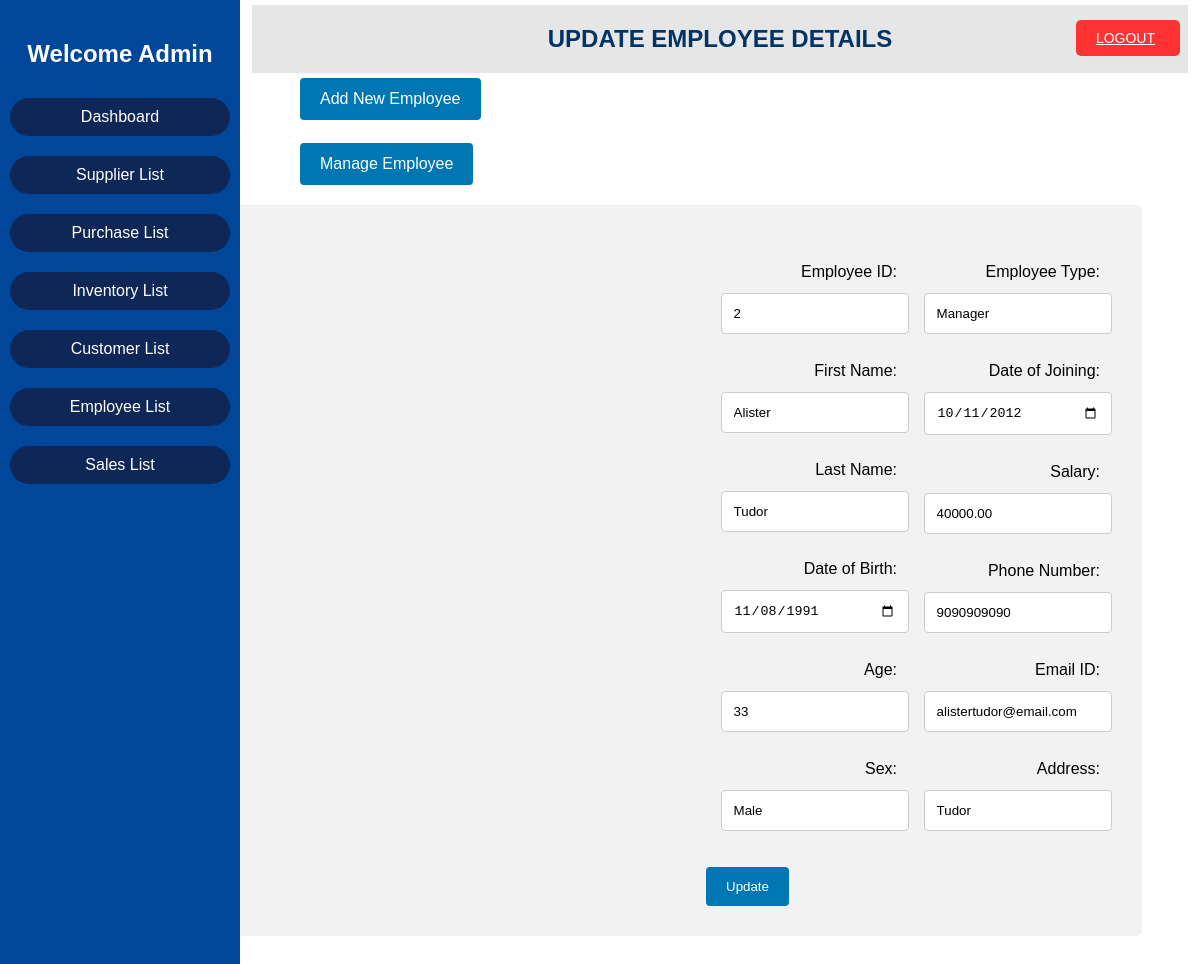
The page /employee-update.php?id=2 on the database its author committed.
### tables this page shows
CREATE TABLE `employee` (
  `E_ID` decimal(7,0) NOT NULL,
  `E_FNAME` varchar(30) NOT NULL,
  `E_LNAME` varchar(30) DEFAULT NULL,
  `BDATE` date NOT NULL,
  `E_AGE` int(11) NOT NULL,
  `E_SEX` varchar(6) NOT NULL,
  `E_TYPE` varchar(20) NOT NULL,
  `E_JDATE` date NOT NULL,
  `E_SAL` decimal(8,2) NOT NULL,
  `E_PHNO` decimal(10,0) NOT NULL,
  `E_MAIL` varchar(40) DEFAULT NULL,
  `E_ADD` varchar(40) DEFAULT NULL
);

### employee-update.php (the view, shortened to what this page needs)
<?php
		include "config.php";
		if(isset($_GET['id']))
		{
			$id=$_GET['id'];
			$qry1="SELECT * FROM employee WHERE e_id='$id'";
			$result = $conn->query($qry1);
			$row = $result -> fetch_row();
		}
?>
<!DOCTYPE html>
<html>
<head>
    <link rel="stylesheet" type="text/css" href="adminpanel.css">
    <link rel="stylesheet" type="text/css" href="table1.css">
    <link rel="stylesheet" type="text/css" href="form4.css">
</head>
<body>
<header>
    <a href="logout.php" class="logout-button">
       <span class="logout-icon">LOGOUT</span>
    </a>
    </header>
    <div class="sidebar">
        <h2>Welcome Admin</h2>
        <ul>
            <li><a href="adminpanel.php">Dashboard</a></li>
            <li><a href="supplier-view.php">Supplier List</a></li>
            <li><a href="purchase-view.php">Purchase List</a></li>
            <li><a href="inventory-view.php">Inventory List</a></li>
            <li><a href="customer-view.php">Customer List</a></li>
            <li><a href="employee-view.php">Employee List</a></li>
            <li><a href="sales-view.php">Sales List</a></li>
        </ul>
    </div>
    <center>
	<div class="head">
	<h2> UPDATE EMPLOYEE DETAILS</h2>
	</div>
	</center>
    <div class="employee-add">
        <a href="employee-add.php"><button>Add New Employee</button></a><Br><br>
	    <a href="employee-view.php"><button>Manage Employee</button></a>
    </div>
	<div class="one">
		<div class="row">
			<form action="<?=$_SERVER['PHP_SELF']?>" method="post">
				<div class="column">
					<p>
						<label for="eid">Employee ID:</label><br>
						<input type="number" name="eid" value="<?php echo $row[0]; ?>" readonly>
					</p>
					<p>
						<label for="efname">First Name:</label><br>
						<input type="text" name="efname" value="<?php echo $row[1]; ?>">
					</p>
					<p>
						<label for="elname">Last Name:</label><br>
						<input type="text" name="elname" value="<?php echo $row[2]; ?>">
					</p>
					<p>
						<label for="ebdate">Date of Birth:</label><br>
						<input type="date" name="ebdate" value="<?php echo $row[3]; ?>">
					</p>
					<p>
						<label for="eage">Age:</label><br>
						<input type="number" name="eage" value="<?php echo $row[4]; ?>">
					</p>
					<p>
						<label for="esex">Sex:</label><br>
						<input type="text" name="esex" value="<?php echo $row[5]; ?>">
					</p>
				</div>
				<div class="column">
					<p>
						<label for="etype">Employee Type:</label><br>
						<input type="text" name="etype"  value="<?php echo $row[6]; ?>">
					</p>
					<p>
						<label for="ejdate">Date of Joining:</label><br>
						<input type="date" name="ejdate" value="<?php echo $row[7]; ?>">
					</p>
					<p>
						<label for="esal">Salary:</label><br>
						<input type="number" step="0.01" name="esal" value="<?php echo $row[8]; ?>">
					</p>
					<p>
						<label for="ephno">Phone Number:</label><br>
						<input type="number" name="ephno" value="<?php echo $row[9]; ?>">
					</p>
					<p>
						<label for="e_mail">Email ID:</label><br>
						<input type="text" name="e_mail"  value="<?php echo $row[10]; ?>">
					</p>
					<p>
						<label for="eadd">Address:</label><br>
						<input type="text" name="eadd"  value="<?php echo $row[11]; ?>">
					</p>
				</div>
			<input type="submit" name="update" value="Update">
			</form>
		</div>
	</div>
</body>
</html>

### adminpanel.css (style rules this page uses)
body { background-color: rgb(255, 255, 255); background: url("img/pharm1.png") no-repeat center center; margin: 0; padding: 0; font-family: Arial, sans-serif; }
.sidebar { height: 100%; width: 20%; position: fixed; top: 0; left: 0; background-color: #004799; color: rgb(255, 255, 255); padding-top: 20px; }
.sidebar h2 { text-align: center; }
.sidebar ul { list-style-type: none; padding: 0; }
.sidebar ul li { padding: 10px; text-align: center; }
.sidebar ul li a { border: 0px solid; background-color: #0f2756; color: rgb(255, 255, 255); text-decoration: none; display: block; padding: 10px; border-radius: 25px; border-collapse: separate; }
div.head { width:78%; font-family:Arial; background-color:#e6e6e6; color:#003366; float:right; margin-top:5px; margin-right:12px; margin-left:500px; top: 0; right: 0; overflow:hidden; }
div.employee-add button { margin-left: 300px; background-color: #0077b3; color: white; padding: 12px 20px; border: none; border-radius: 4px; cursor: pointer; display:inline-block; margin-top:5px; font-size: 16px; }
div.head { width: 78%; font-family: Arial; background-color: #e6e6e6; color: #003366; float: right; margin-top: 5px; margin-right: 12px; margin-left: 500px; top: 0; right: 0; overflow: hidden; }
div.head { width: 78%; font-family: Arial; background-color: #e6e6e6; color: #003366; float: right; margin-top: 5px; margin-right: 12px; margin-left: 500px; top: 10px; right: 0; overflow: hidden; }
.row { display: flex; justify-content: flex-end; flex-wrap: wrap; }
.column { flex-basis: calc(33.33% - 100px); text-align: right; }
.logout-button { position: absolute; top: 20px; right: 20px; background-color: #ff3333; color: #fff; border: none; padding: 10px 20px; border-radius: 5px; cursor: pointer; font-size: 14px; display: flex; align-items: center; }
.logout-button .logout-icon { margin-right: 5px; }

### form4.css (style rules this page uses)
.one { border-radius: 5px; box-sizing: border-box; background-color: #f2f2f2; padding:30px; padding-left: 60px; width:1175px; float:right; margin-right:58px; margin-top:20px; margin-bottom:50px; font-family:Arial; }
.column { float: left; width: 50%; }
.row:after { content: ""; display: table; clear: both; }
input[type=text],input[type=number],input[type=date],select { width: 80%; padding: 12px; border: 1px solid #ccc; border-radius: 4px; }
label { padding: 12px 12px 12px 0; display: inline-block; }
input[type=submit] { background-color: #0077b3; color: white; padding: 12px 20px; border: none; border-radius: 4px; cursor: pointer; display:inline-block; margin-top:20px; }

### rows shown on the page
employee: eid "2", efname "Alister", elname "Tudor", ebdate "11/08/1991", eage "33", esex "Male", etype "Manager", ejdate "10/11/2012", esal "40000.00", ephno "9090909090", e_mail "alistertudor@email.com", eadd "Tudor"
